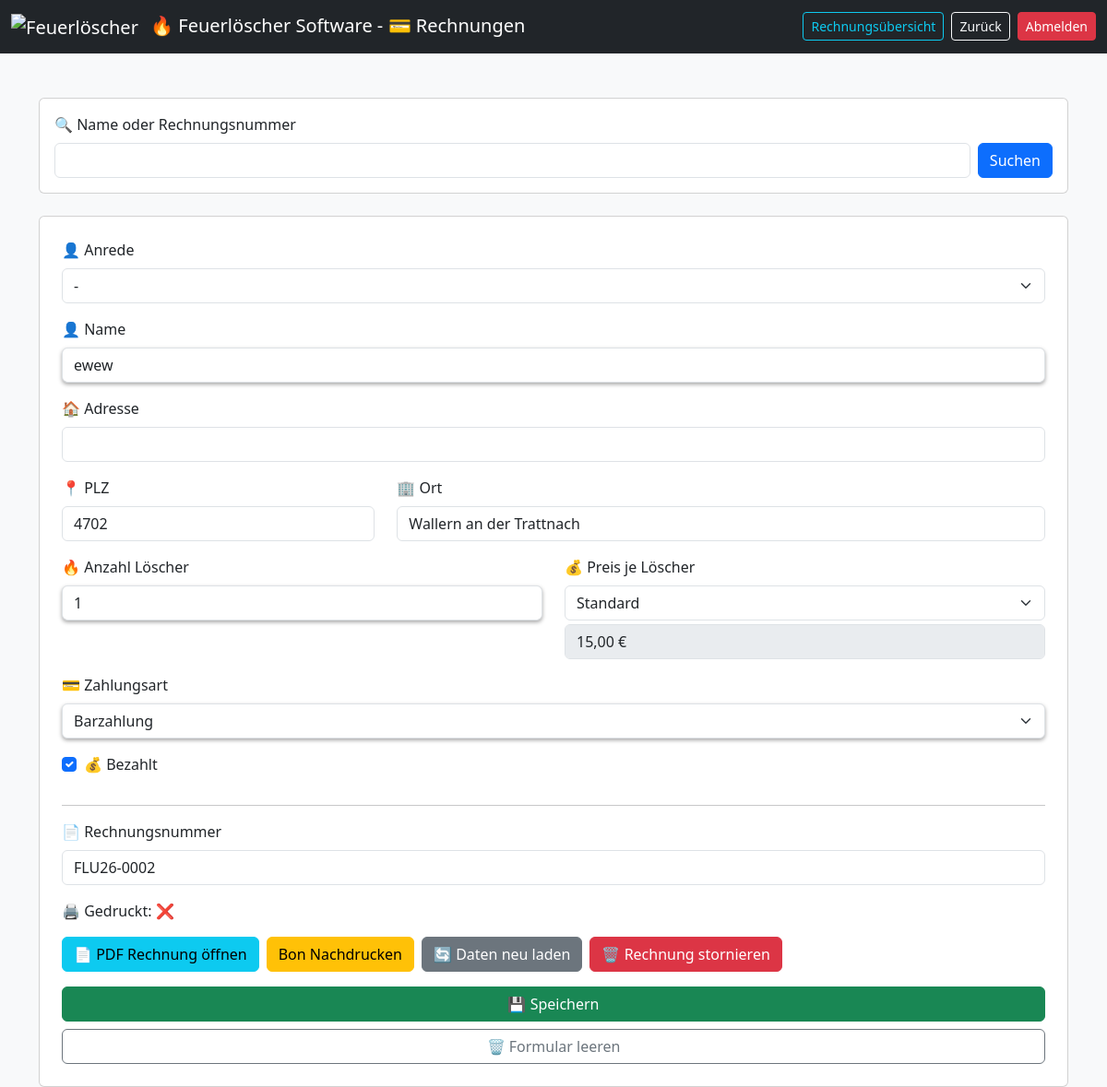
The app's page /rechnung.php?id=6 (signed in) with its own data.
### tables this page shows
CREATE TABLE rechnungen (
    id INTEGER PRIMARY KEY AUTOINCREMENT,
    anrede TEXT,                         -- Herr, Frau, Firma, etc.
    name TEXT,
    adresse TEXT,
    plz TEXT,
    ort TEXT,
    anzahl_loescher INTEGER,
    preis_pro_loescher REAL,
    zeitstempel_erstellung TEXT,
    rechnung_gedruckt INTEGER DEFAULT 0,
    zeitstempel_gedruckt TEXT,
    rechnungsnummer TEXT,
    zahlungsart TEXT DEFAULT 'Barzahlung',  -- Barzahlung, Kartenzahlung, SumUp
    bezahlt INTEGER DEFAULT 0 ,            -- 0 = nicht bezahlt, 1 = bezahlt
    sumup_transaction_id TEXT,
    sumup_status TEXT
);

### rechnung.php (the view, shortened to what this page needs)
<?php
$db = getDB();
$editEntry = null;
$preise = [
    'Standard' => PREIS_STANDARD,
    'Rabatt' => PREIS_RABATT,
    'Gratis' => PREIS_GRATIS
];
$lastNr = $db->querySingle("
    SELECT rechnungsnummer FROM rechnungen
    WHERE rechnungsnummer LIKE '".RECHNUNGS_PREFIX."%'
    ORDER BY id DESC LIMIT 1
");
if ($lastNr) {
    $number = intval(str_replace(RECHNUNGS_PREFIX, '', $lastNr)) + 1;
} else {
    $number = 1;
}
$nextRechnungsnummer = RECHNUNGS_PREFIX . str_pad($number, 4, '0', STR_PAD_LEFT);
if (isset($_GET['id']) && empty($editEntry)) {
    $id = (int)$_GET['id'];
    $editEntry = $db->query("SELECT * FROM rechnungen WHERE id = $id")->fetchArray(SQLITE3_ASSOC);
}
$currentTyp = '';
if ($editEntry && isset($editEntry['preis_pro_loescher'])) {
    foreach ($preise as $k => $v) {
        if ($v == $editEntry['preis_pro_loescher']) {
            $currentTyp = $k;
        }
    }
}
?>
<!DOCTYPE html>
<html>
<head>
<link href="https://cdn.jsdelivr.net/npm/bootstrap@5.3.0/dist/css/bootstrap.min.css" rel="stylesheet">
</head>
<body class="bg-light">
<nav class="navbar navbar-expand-lg navbar-dark bg-dark">
    <div class="container-fluid">
        <span class="navbar-brand">
            <img src="./images/Feuerlöscher.ico" alt="Feuerlöscher" width="24" height="24" class="me-2">
            &#128293; Feuerlöscher Software - &#128179; Rechnungen
        </span>
        <div class="d-flex gap-2">
            <a href="rechnungen_anzeigen.php" class="btn btn-outline-info btn-sm">Rechnungsübersicht</a>
            <a href="index.php" class="btn btn-outline-light btn-sm">
                Zurück
            </a>
            <a href="?logout=1" class="btn btn-danger btn-sm">
                Abmelden
            </a>
        </div>
    </div>
</nav>
<div class="container mt-5">
<form method="post" class="card p-3 mb-4">
    <label class="form-label">&#128269; Name oder Rechnungsnummer</label>
    <div class="d-flex gap-2">
        <input type="text" name="suchfeld" class="form-control" autocomplete="off" list="sucheListe">
        <button name="suche" class="btn btn-primary">Suchen</button>
    </div>
</form>
<form method="post" id="rechnungsForm" class="card p-4">
<div class="mb-3">
    <label class="form-label">&#128100; Anrede</label>
    <select name="anrede" class="form-select">
        <option <?= ($editEntry['anrede'] ?? '')==''?'selected':'' ?>>-</option>
    </select>
</div>
<div class="mb-3">
    <label class="form-label">&#128100; Name</label>
    <input list="namenListe" name="name" class="form-control highlight" autocomplete="off"
        value="<?= htmlspecialchars($editEntry['name'] ?? '') ?>" required>
</div>
<div class="mb-3">
    <label class="form-label">&#127968; Adresse</label>
    <input type="text" name="adresse" class="form-control"
        value="<?= htmlspecialchars($editEntry['adresse'] ?? '') ?>">
</div>
<div class="row">
    <div class="col-md-4 mb-3">
        <label class="form-label">&#128205; PLZ</label>
        <input type="text" name="plz" class="form-control"
            value="<?= htmlspecialchars($editEntry['plz'] ?? '4702') ?>">
    </div>
    <div class="col-md-8 mb-3">
        <label class="form-label">&#127970; Ort</label>
        <input type="text" name="ort" class="form-control"
            value="<?= htmlspecialchars($editEntry['ort'] ?? 'Wallern an der Trattnach') ?>">
    </div>
</div>
<div class="row">
    <div class="col-md-6 mb-3">
        <label class="form-label">&#128293; Anzahl Löscher</label>
        <input type="number" name="anzahl" class="form-control highlight"
            value="<?= $editEntry['anzahl_loescher'] ?? 1 ?>">
    </div>
    <div class="col-md-6 mb-3">
        <label class="form-label">&#128176; Preis je Löscher</label>
        <select name="typ" id="typSelect" class="form-select">
            <?php foreach ($preise as $k => $v): ?>
            <option value="<?= $k ?>" <?= ($currentTyp==$k)?'selected':'' ?>><?= $k ?></option>
            <?php endforeach; ?>
        </select>
        <input type="text" id="preisField" class="form-control mt-1" disabled>
    </div>
</div>
<div class="mb-3">
    <label class="form-label">&#128179; Zahlungsart</label>
    <select name="zahlungsart" id="zahlungsartSelect" class="form-select highlight">
        <?php
        $selectedZahlungsart = isset($editEntry['zahlungsart']) ? $editEntry['zahlungsart'] : 'Barzahlung';
        ?>
        <option value="Barzahlung" <?= ($selectedZahlungsart =='Barzahlung')?'selected':'' ?>>Barzahlung</option>
    </select>
</div>
<div class="mb-3 form-check">
    <input type="checkbox" name="bezahlt" value="1" class="form-check-input" id="bezahltCheck" <?= ($editEntry['bezahlt'] ?? 0) ? 'checked' : '' ?>>
    <label class="form-check-label" for="bezahltCheck">&#128176; Bezahlt</label>
</div>
<hr>
<div class="mb-3">
    <label class="form-label">&#128196; Rechnungsnummer</label>
    <input type="text" name="rechnungsnummer" class="form-control"
       value="<?= htmlspecialchars($editEntry['rechnungsnummer'] ?? $nextRechnungsnummer) ?>"
       readonly>
</div>
<?php if (!is_null($editEntry) && $editEntry) { ?>
<p>
    &#128424; Gedruckt: <span id="druckStatusAnzeige"><?= ($editEntry['rechnung_gedruckt'] ?? 0) ? '&#9989;' : '&#10060;' ?></span>
</p>
<div class="d-flex gap-2 mb-3 flex-wrap">
    <a id="openPdf"
       href="_Rechnungen/Rechnung_<?= preg_replace('/[^a-zA-Z0-9_-]/', '', $editEntry['rechnungsnummer']) ?>.pdf"
       target="_blank"
       class="btn btn-info">
         &#128196; PDF Rechnung öffnen
    </a>
    <button type="submit" name="reprint_rechnung" class="btn btn-warning">
         Bon Nachdrucken
    </button>
    <button type="button" id="reloadData" class="btn btn-secondary">
        &#128260; Daten neu laden
    </button>
    <button type="submit" name="delete_rechnung_form" class="btn btn-danger" onclick="return confirm('Möchten Sie diese Rechnung wirklich unwiderruflich stornieren und löschen? Das PDF wird ebenfalls gelöscht.');">
        &#128465; Rechnung stornieren
    </button>
</div>
<?php } else { ?>
<a id="openPdf" href="#" style="display:none;" class="btn btn-info mb-3">
    &#128196; PDF öffnen
</a>
<?php } ?>
<button class="btn btn-success w-100" name="save_rechnung" id="submitFormBtn">&#128190; Speichern</button>
<button type="button" class="btn btn-outline-secondary w-100 mt-2" id="clearForm">&#128465; Formular leeren</button>
</form>
</div>
</body>
</html>

### rechnung.php (style rules this page uses)
.highlight { box-shadow: 0 .125rem .25rem rgba(0,0,0,.35) !important; }

### records on screen
rechnungen: name "ewew", plz "4702", ort "Wallern an der Trattnach", anzahl "1", zahlungsart "Barzahlung", bezahlt "☑", rechnungsnummer "FLU26-0002"

### other values on screen
form field typ "Standard"
